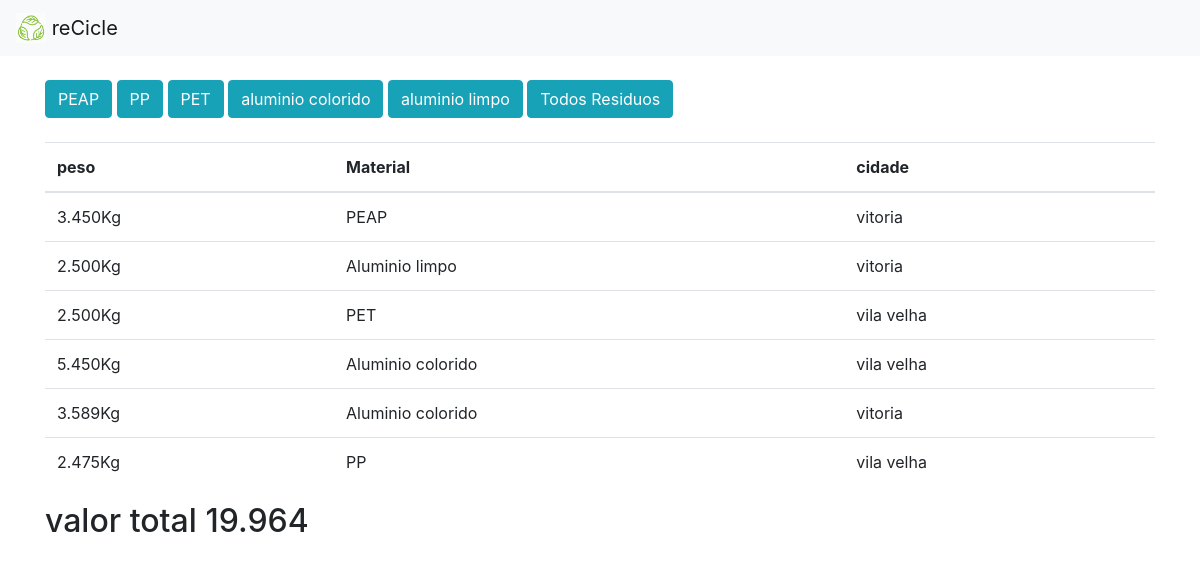
Page /relatorio/pesagem/ (signed in) on the committed database.
### Aplicacao/models.py (models this page shows, shortened)
class Pesagem(models.Model):
    motorista   = models.ForeignKey(Motorista,  on_delete=models.CASCADE)
    cliente     = models.ForeignKey(Cliente,    on_delete=models.CASCADE)
    residuo     = models.ForeignKey(Residuo,    on_delete=models.CASCADE)
    peso        = models.DecimalField(max_digits=8, decimal_places=3)
    data_hora   = models.DateTimeField()

class Residuo(models.Model):
    nome_residuo = models.CharField(max_length=35)
    valor_kilo   = models.DecimalField(max_digits=8,decimal_places=2)
    def __str__(self):
        return self.nome_residuo

class Cliente(models.Model):
    usuario =  models.ForeignKey(User,on_delete=models.CASCADE)
    carteira = models.ForeignKey(Carteira,on_delete=models.CASCADE)
    endereco = models.ForeignKey(Endereco,on_delete=models.CASCADE)
    data_nascimento = models.DateField()
    cpf = models.CharField(max_length=11)

class Bairro(Cidade):
    nome_bairro = models.CharField(max_length=35)

class Endereco(Bairro):   # cep e estado com mascara no html
    logradouro = models.TextField()
    cep        = models.CharField(max_length=8)
    numero     = models.CharField(max_length=4)
    referencia = models.TextField()

class Estado(models.Model):
    sigla = models.CharField(max_length=2)

class Cidade(Estado):
    nome_cidade = models.CharField(max_length=35)
    def __str__(self):
        return self.nome_cidade

### Aplicacao/views.py (the view, shortened to what this page needs)
# urls.py: path('relatorio/pesagem/',views.relatorio_pesagens),
@login_required(login_url='/login/')
def relatorio_pesagens(request):
    pesagens = Pesagem.objects.all()
    peso_aux=0
    for i in range(0,len(pesagens)):
        peso_aux=peso_aux+pesagens[i].peso
    return render(request,'admin_rel_pesagens.html',{'pesagens':pesagens,'soma':peso_aux})

### Aplicacao/templates/admin_rel_pesagens.html (shortened to what this page needs)
<!DOCTYPE html>
<html lang="en">
<head>
        {% load static %}
    <link type="text/css" rel="stylesheet" href="{% static 'css/bootstrap.min.css' %}">
</head>
<body>
    <nav class="navbar navbar-light bg-light">
        <a class="navbar-brand" href="">
            <img src="/static/img/recicle.png" width="30" height="30" class="d-inline-block align-top" alt="">
            reCicle
        </a>
    </nav>
    <br>
    <div class="container">
        <form method="POST" class="post-form">{% csrf_token %}
            <button type="submit" class="btn btn-info"      name='filtro' value='PEAP'> PEAP</button>
            <button type="submit" class="btn btn-info"      name='filtro' value='PP'>   PP</button>
            <button type="submit" class="btn btn-info"      name='filtro' value='PET'>  PET</button>
            <button type="submit" class="btn btn-info"      name='filtro' value='Aluminio colorido'>  aluminio colorido</button>
            <button type="submit" class="btn btn-info"      name='filtro' value='Aluminio limpo'>  aluminio limpo</button>
            <button type="submit" class="btn btn-info"      name='filtro' value='0'>  Todos Residuos</button>
            <br><br>
        </form>
        <table class="table">
            <thead>
                <tr>
                    <th scope="col">peso</th>
                    <th scope="col">Material</th>
                    <th scope="col">cidade</th>
                </tr>
            </thead>
            <tbody>
                {% for p in pesagens %}
                <tr>
                    <td>{{ p.peso }}Kg</td>
                    <td>{{p.residuo}}</td>
                    <td>{{p.cliente.endereco.cidade}}</td>
                </tr>
                {% endfor%}
            </tbody>
        </table>
       <h2>valor total  {{soma}}</h2>
        </div>
</body>
</html>

### rows in the picture
Pesagem: peso "3.450", residuo "PEAP", cliente.endereco.cidade "vitoria"
Pesagem: peso "2.500", residuo "Aluminio limpo", cliente.endereco.cidade "vitoria"
Pesagem: peso "2.500", residuo "PET", cliente.endereco.cidade "vila velha"
Pesagem: peso "5.450", residuo "Aluminio colorido", cliente.endereco.cidade "vila velha"
Pesagem: peso "3.589", residuo "Aluminio colorido", cliente.endereco.cidade "vitoria"
Pesagem: peso "2.475", residuo "PP", cliente.endereco.cidade "vila velha"

### other values in the picture
{{ soma }} "19.964"
